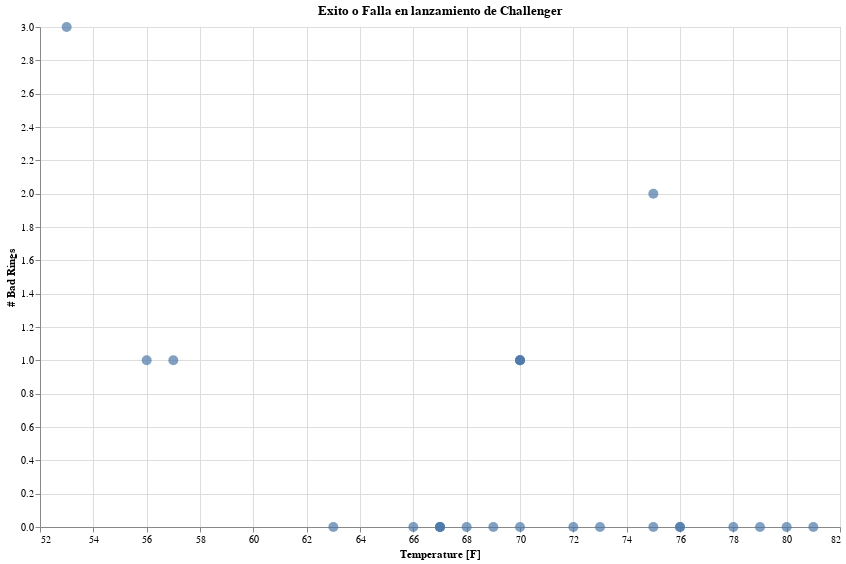

Source (notebook cell):
### Code cell
alt.Chart(challenger).mark_circle(size=100).encode(
    x=alt.X("temp_f", scale=alt.Scale(zero=False), title="Temperature [F]"),
    y=alt.Y("nm_bad_rings", title="# Bad Rings")
).properties(
    title="Exito o Falla en lanzamiento de Challenger",
    width=800,
    height=500
)

### Figure 1 — Vega-Lite specification as saved in the notebook (floating-point values rounded to 4 significant figures)
{"$schema": "https://vega.github.io/schema/vega-lite/v2.6.0.json", "config": {"view": {"height": 300, "width": 400}}, "data": {"name": "data-c79cf2c25bd14165cc6f25652029fa9f"}, "datasets": {"data-c79cf2c25bd14165cc6f25652029fa9f": [{"nm_bad_rings": 3, "temp_f": 53}, {"nm_bad_rings": 1, "temp_f": 56}, {"nm_bad_rings": 1, "temp_f": 57}, {"nm_bad_rings": 0, "temp_f": 63}, {"nm_bad_rings": 0, "temp_f": 66}, {"nm_bad_rings": 0, "temp_f": 67}, {"nm_bad_rings": 0, "temp_f": 67}, {"nm_bad_rings": 0, "temp_f": 67}, {"nm_bad_rings": 0, "temp_f": 68}, {"nm_bad_rings": 0, "temp_f": 69}, {"nm_bad_rings": 0, "temp_f": 70}, {"nm_bad_rings": 1, "temp_f": 70}, {"nm_bad_rings": 1, "temp_f": 70}, {"nm_bad_rings": 1, "temp_f": 70}, {"nm_bad_rings": 0, "temp_f": 72}, {"nm_bad_rings": 0, "temp_f": 73}, {"nm_bad_rings": 0, "temp_f": 75}, {"nm_bad_rings": 2, "temp_f": 75}, {"nm_bad_rings": 0, "temp_f": 76}, {"nm_bad_rings": 0, "temp_f": 76}, {"nm_bad_rings": 0, "temp_f": 78}, {"nm_bad_rings": 0, "temp_f": 79}, {"nm_bad_rings": 0, "temp_f": 80}, {"nm_bad_rings": 0, "temp_f": 81}]}, "encoding": {"x": {"field": "temp_f", "scale": {"zero": false}, "title": "Temperature [F]", "type": "quantitative"}, "y": {"field": "nm_bad_rings", "title": "# Bad Rings", "type": "quantitative"}}, "height": 500, "mark": {"size": 100, "type": "circle"}, "title": "Exito o Falla en lanzamiento de Challenger", "width": 800}
